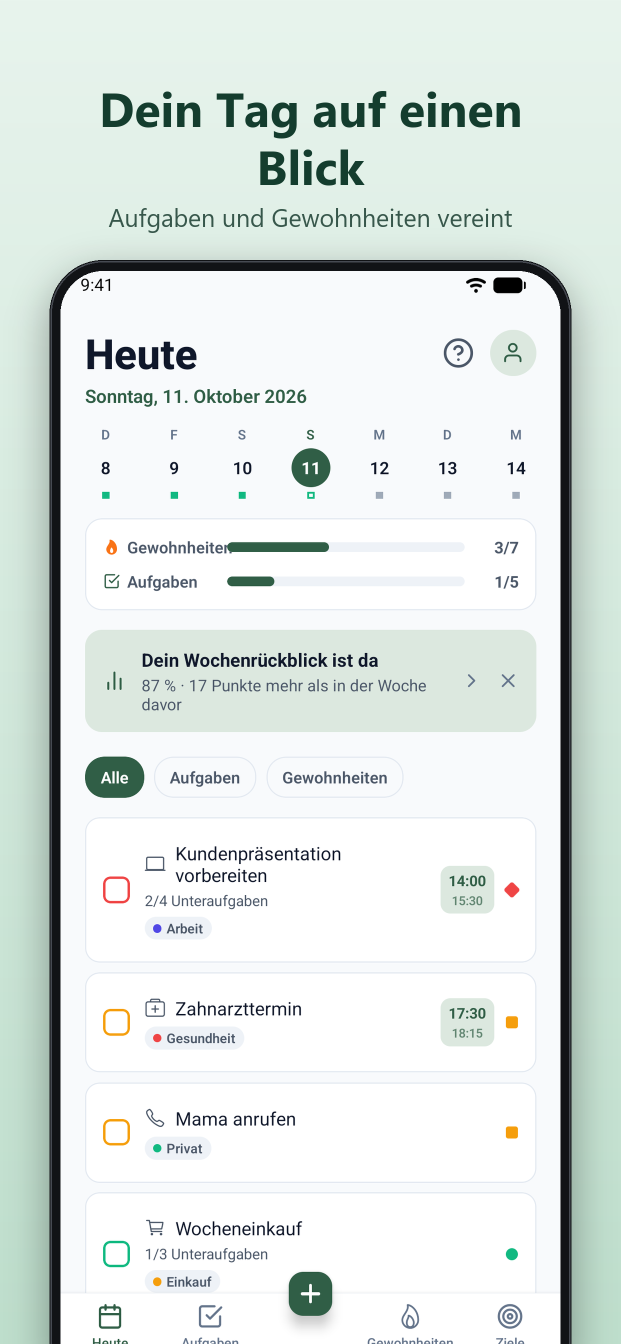
#> input picture docs/store-screenshots/de/01-today.png, 1242 x 2688 px, found by its file name (shown at 1/2 size)
$ python compose-play-assets.py
#> lines starting #> are read from the running program, lines starting #| are printed output that depends on the picture; after the words box and inside, x2 and y2 are one past the last pixel; in counts of white or black regions, pixels touching at a corner belong together
"""Build Play Store phone screenshots (1080x1920, 9:16) from genuine emulator captures.

Usage: python scripts/compose-play-assets.py
Reads  play_store_assets/original/<lang>/<raw-key>.png  (untouched 1080x2400 captures)
Writes play_store_assets/final/<lang>/NN-name.png       (1080x1920 PNG, 24-bit, no alpha)
       play_store_assets/preview/contact-<lang>.png     (overview only, not for upload)

No device frame (Play guidance: avoid device imagery); headline band stays under 20% of
the image height; the app capture is only scaled and rounded, never edited.
"""
import os
from PIL import Image, ImageDraw, ImageFont, ImageFilter

ROOT = os.path.join(os.path.dirname(__file__), '..', 'play_store_assets')
ORIG, FINAL, PREVIEW = (os.path.join(ROOT, d) for d in ('original', 'final', 'preview'))
BOLD = 'C:/Windows/Fonts/segoeuib.ttf'
REG = 'C:/Windows/Fonts/segoeui.ttf'

W, H = 1080, 1920
HEADLINE_MAX = int(H * 0.20)
SHOT_W = 880

# Dark theme first: deep tinted backgrounds for the dark captures, one light shot at the end.
# (output name, raw key, gradient top, gradient bottom, text color, {lang: (title, subtitle)})
SHOTS = [
    ('01-today-overview', '01-today', (22, 46, 36), (8, 14, 12), (226, 244, 234), {
        'tr': ('Günün tek ekranda', 'Görevlerin ve alışkanlıkların bir arada'),
        'en': ('Your whole day, one screen', 'Tasks and habits together'),
        'de': ('Dein Tag auf einen Blick', 'Aufgaben und Gewohnheiten vereint'),
    }),
    ('02-goal-forecast', '05-goal-stats', (56, 36, 14), (14, 10, 6), (255, 226, 190), {
        'tr': ('Hedefe ne zaman varacağını gör', 'Hızına göre tahmini bitiş tarihi'),
        'en': ('See when you will reach your goal', 'A finish date based on your pace'),
        'de': ('Sieh, wann du dein Ziel erreichst', 'Zieldatum nach deinem Tempo'),
    }),
    ('03-habit-streaks', '03-habits', (30, 32, 66), (9, 9, 18), (214, 220, 255), {
        'tr': ('Alışkanlıklarını takip et', 'Her gün küçük bir adım'),
        'en': ('Keep track of your habits', 'One small step every day'),
        'de': ('Behalte deine Gewohnheiten im Blick', 'Jeden Tag ein kleiner Schritt'),
    }),
    ('04-tasks-tags', '02-tasks', (58, 20, 36), (14, 7, 10), (255, 214, 228), {
        'tr': ('Görevlerin düzenli kalsın', 'İkon, renkli etiket ve alt görevler'),
        'en': ('Keep every task in order', 'Icons, colored tags and subtasks'),
        'de': ('Aufgaben im Griff', 'Icons, farbige Tags und Unteraufgaben'),
    }),
    ('05-goals-progress', '04-goals', (12, 46, 52), (6, 14, 16), (200, 240, 244), {
        'tr': ('Büyük hedefleri adımlara böl', 'İlerlemen her an gözünün önünde'),
        'en': ('Break big goals into milestones', 'Your progress, always in sight'),
        'de': ('Große Ziele in Etappen', 'Dein Fortschritt immer im Blick'),
    }),
    ('06-habit-stats', '06-habit-stats', (40, 24, 62), (11, 8, 18), (230, 214, 255), {
        'tr': ('İlerlemeni gör', 'Seri, tamamlama oranı ve puan grafiği'),
        'en': ('See your progress', 'Streaks, completion rate and score chart'),
        'de': ('Fortschritt im Blick', 'Serie, Erledigungsquote und Punkteverlauf'),
    }),
    ('07-weekly-review', '07-review', (16, 48, 38), (6, 14, 11), (206, 244, 226), {
        'tr': ('Haftanı bir bakışta değerlendir', 'Neyin iyi gittiğini, neyin ilgi beklediğini gör'),
        'en': ('Review your week at a glance', 'See what went well and what needs attention'),
        'de': ('Deine Woche auf einen Blick', 'Was gut lief und was Aufmerksamkeit braucht'),
    }),
    ('08-light-theme', '08-today-light', (232, 244, 237), (190, 222, 204), (20, 61, 46), {
        'tr': ('Açık tema da var', 'Gündüz ya da gece, sana uyanı seç'),
        'en': ('Light theme too', 'Day or night, pick what suits you'),
        'de': ('Auch im hellen Design', 'Tag oder Nacht, ganz wie du magst'),
    }),
]

# Screens with a known on-screen app defect in that language; left out until the app is fixed.
EXCLUDE = {
    ('en', '07-weekly-review'): 'rate shown as "%58" instead of "58%"',
    ('de', '07-weekly-review'): 'rate shown as "%58" instead of "58 %"',
    ('de', '01-today-overview'): '"Gewohnheiten" label overlaps its progress bar',
    ('de', '08-light-theme'): '"Gewohnheiten" label overlaps its progress bar',
    ('de', '06-habit-stats'): 'chart y-axis label "100 %" truncated to "100…"',
}


def gradient(top, bottom, w, h):
    col = Image.new('RGB', (1, h))
    for y in range(h):
        t = y / (h - 1)
        col.putpixel((0, y), tuple(int(top[i] + (bottom[i] - top[i]) * t) for i in range(3)))
    return col.resize((w, h))


def wrap(draw, text, fnt, max_w):
    """One line if it fits, else two lines split where their widths are most even."""
    if draw.textlength(text, font=fnt) <= max_w:
        return [text]
    words = text.split()
    splits = [(' '.join(words[:i]), ' '.join(words[i:])) for i in range(1, len(words))]
    fitting = [s for s in splits if max(draw.textlength(l, font=fnt) for l in s) <= max_w] or splits
    return list(min(fitting, key=lambda s: abs(draw.textlength(s[0], font=fnt) - draw.textlength(s[1], font=fnt))))


def headline(canvas, title, sub, color, sub_color):
    """Title + subtitle centered vertically in the headline band; returns the band's text bottom."""
    d = ImageDraw.Draw(canvas)
    ft, fs = ImageFont.truetype(BOLD, 70), ImageFont.truetype(REG, 38)
    tl, sl = wrap(d, title, ft, W - 120), wrap(d, sub, fs, W - 140)
    block = len(tl) * 84 + 12 + len(sl) * 50
    y = max(40, (HEADLINE_MAX + 10 - block) // 2)
    for line in tl:
        d.text((W // 2, y), line, font=ft, fill=color, anchor='ma')
        y += 84
    y += 12
    for line in sl:
        d.text((W // 2, y), line, font=fs, fill=sub_color, anchor='ma')
        y += 50
    return y


def framed_shot(raw, dark):
    """Scaled capture with rounded top corners and a hairline edge; bleeds off the bottom."""
    s = raw.resize((SHOT_W, round(raw.height * SHOT_W / raw.width)), Image.LANCZOS).convert('RGBA')
    r = 56
    mask = Image.new('L', s.size, 0)
    ImageDraw.Draw(mask).rounded_rectangle((0, 0, s.width - 1, s.height + r), r, fill=255)
    s.putalpha(mask)
    edge = Image.new('RGBA', s.size, (0, 0, 0, 0))
    ImageDraw.Draw(edge).rounded_rectangle(
        (0, 0, s.width - 1, s.height + r), r,
        outline=(255, 255, 255, 60) if dark else (0, 0, 0, 40), width=2)
    s.alpha_composite(edge)
    return s


def compose(lang, name, key, top, bot, color, texts):
#> called with lang = 'tr', name = '01-today-overview', key = '01-today', top = (22, 46, 36), bot = (8, 14, 12), color = (226, 244, 234)
    raw = Image.open(os.path.join(ORIG, lang, key + '.png')).convert('RGB')
#> raw is the input picture: PIL image 1242x2688 RGB; mean R, G, B 221.7, 229.5, 226.3
    dark = sum(top) < 300
    canvas = gradient(top, bot, W, H).convert('RGBA')
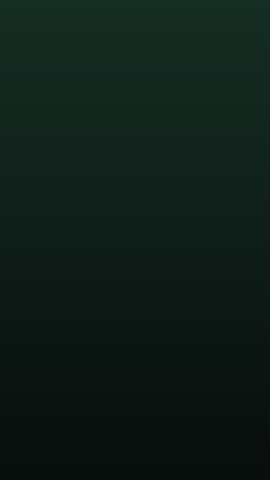
#> canvas: PIL image 1080x1920 RGBA (shown at 1/4 size); mean R, G, B, A 14.5, 29.5, 23.5, 255
    sub_color = tuple(int(c * 0.74) for c in color) if dark else tuple(int(c * 0.78 + 40) for c in color)
    bottom = headline(canvas, *texts[lang], color, sub_color)
#> in headline, `tl, sl = wrap(d, title, ft, W - 120), wrap(d, sub, fs, W - 140)`: tl = ['Günün tek ekranda']; sl = ['Görevlerin ve alışkanlıkların bir arada']
#> in headline, `block = len(tl) * 84 + 12 + len(sl) * 50`: block = 146
#> in headline, `y = max(40, (HEADLINE_MAX + 10 - block) // 2)`: y = 124
#> the loop in headline, `for line in tl:` made 1 pass
#> (line, y) on pass 1: ('Günün tek ekranda', 208)
#> after the loop in headline, `for line in tl:`: y = 208
#> in headline, `y += 12`: y = 220
#> the loop in headline, `for line in sl:` made 1 pass
#> (line, y) on pass 1: ('Görevlerin ve alışkanlıkların bir arada', 270)
#> after the loop in headline, `for line in sl:`: y = 270
#> bottom = 270
    assert bottom <= HEADLINE_MAX, f'{lang}/{name}: headline band {bottom}px > {HEADLINE_MAX}px'
    shot = framed_shot(raw, dark)
#> in framed_shot, `s = raw.resize((SHOT_W, round(raw.height * SHOT_W / raw.width)), Image..`:
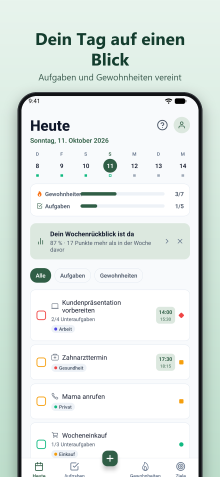
#> s: PIL image 880x1905 RGBA (shown at 1/4 size); mean R, G, B, A 221.6, 229.5, 226.3, 255
#> in framed_shot, `ImageDraw.Draw(mask).rounded_rectangle((0, 0, s.width - 1, s.height + ..`:
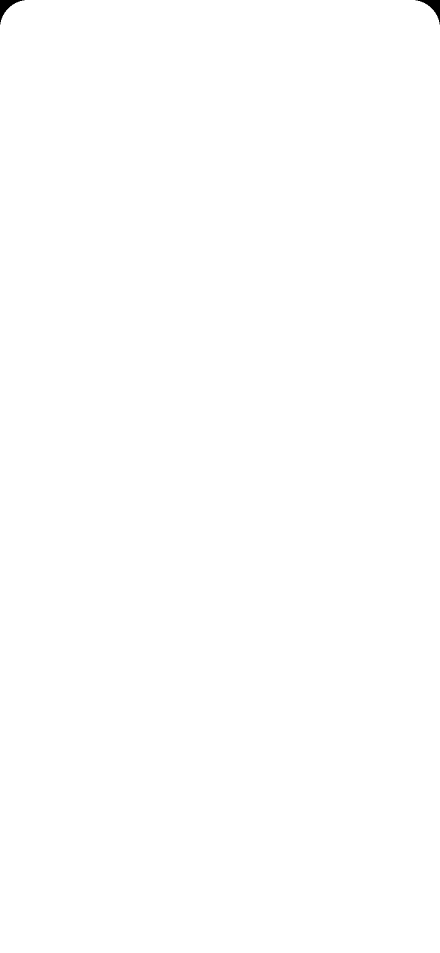
#> mask: PIL image 880x1905 L (shown at 1/2 size); 99.9% white; 2 black regions, box (x1, y1, x2, y2) and area: (0, 0, 49, 49) 691, (831, 0, 880, 49) 691
    x, y = (W - SHOT_W) // 2, HEADLINE_MAX + 20
    shadow = Image.new('RGBA', canvas.size, (0, 0, 0, 0))
#> shadow: PIL image 1080x1920 RGBA; every value is 0
    ImageDraw.Draw(shadow).rounded_rectangle((x, y + 18, x + SHOT_W, H + 100), 56, fill=(0, 0, 0, 70))
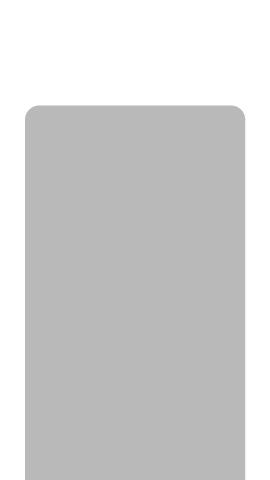
#> shadow: PIL image 1080x1920 RGBA (shown at 1/4 size); mean R, G, B, A 0, 0, 0, 44.5; transparent parts drawn white
    canvas.alpha_composite(shadow.filter(ImageFilter.GaussianBlur(28)))
    canvas.alpha_composite(shot, (x, y))
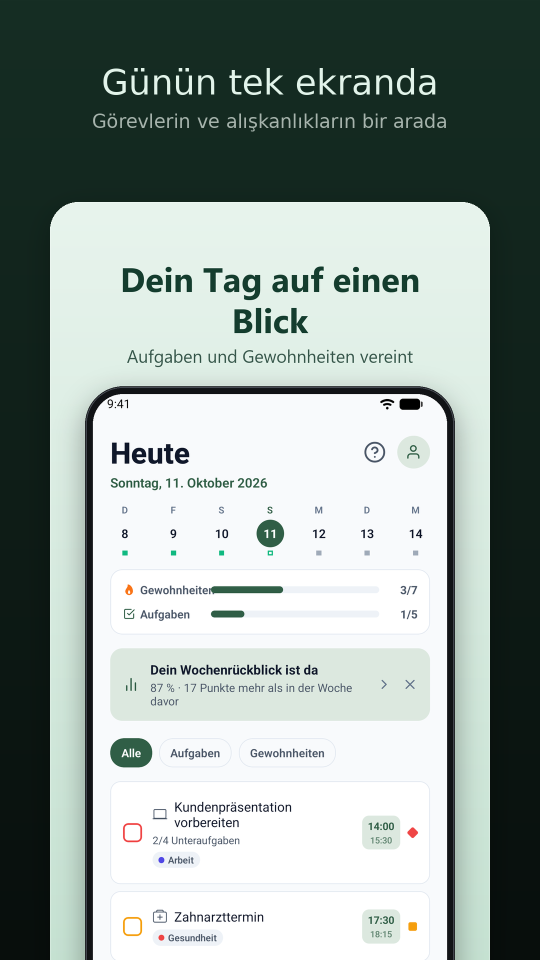
#> canvas: PIL image 1080x1920 RGBA (shown at 1/2 size); mean R, G, B, A 148.9, 160.7, 155.9, 255
    out = os.path.join(FINAL, lang)
    os.makedirs(out, exist_ok=True)
    path = os.path.join(out, name + '.png')
    canvas.convert('RGB').save(path, optimize=True)
    return path


# [7 lines left out: function contact_sheet, not called in this run]


if __name__ == '__main__':
    for lang in ('tr', 'en', 'de'):
        paths = []
        for name, key, top, bot, color, texts in SHOTS:
            if (lang, name) in EXCLUDE:
                print('skip', lang, name, '-', EXCLUDE[(lang, name)])
                continue
#> (the run stopped early here; a loop or call above may not have finished)

$ run again, with docs/store-screenshots/de/02-tasks.png copied over docs/store-screenshots/de/01-today.png
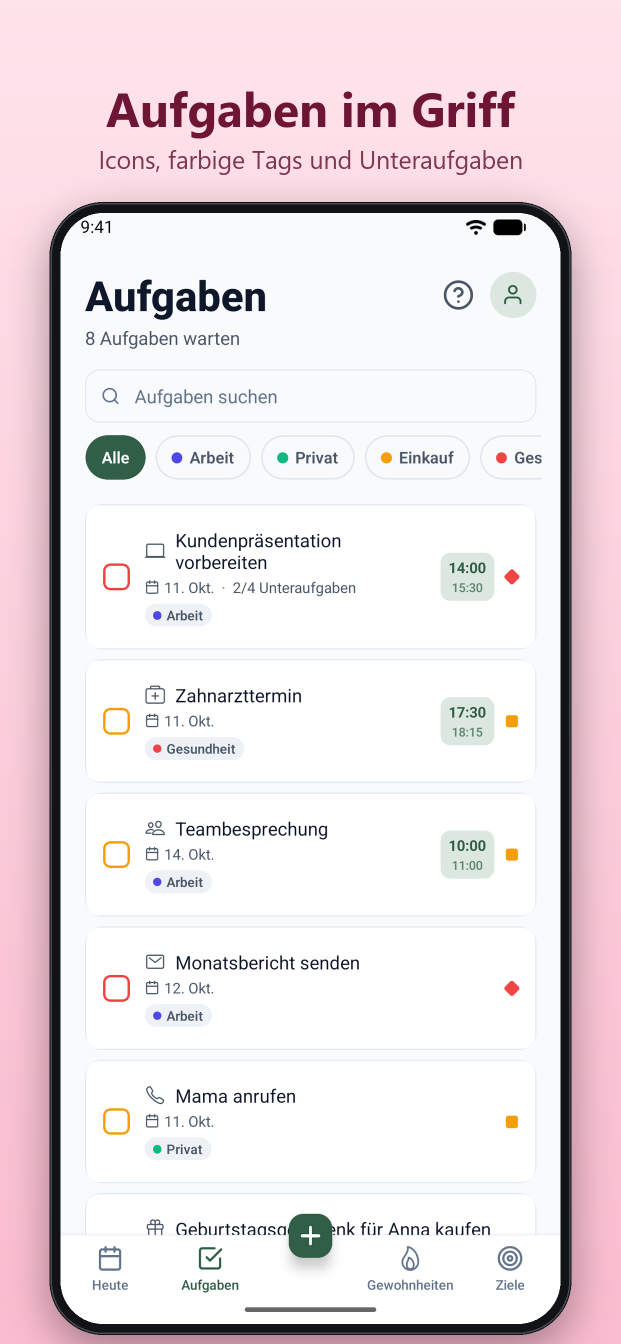
#> input picture docs/store-screenshots/de/02-tasks.png, 1242 x 2688 px, found by its file name (shown at 1/2 size)
#> in compose, raw is the input picture: PIL image 1242x2688 RGB; mean R, G, B 233.5, 223, 227.3
#> tl = ['Günün tek ekranda']; sl = ['Görevlerin ve alışkanlıkların bir arada']
#> block = 146
#> in headline, `y = max(40, (HEADLINE_MAX + 10 - block) // 2)`: y = 124
#> the loop in headline, `for line in tl:` made 1 pass
#> (line, y) on pass 1: ('Günün tek ekranda', 208)
#> after the loop in headline, `for line in tl:`: y = 208
#> in headline, `y += 12`: y = 220
#> the loop in headline, `for line in sl:` made 1 pass
#> (line, y) on pass 1: ('Görevlerin ve alışkanlıkların bir arada', 270)
#> after the loop in headline, `for line in sl:`: y = 270
#> in framed_shot, `s = raw.resize((SHOT_W, round(raw.height * SHOT_W / raw.width)), Image..`:
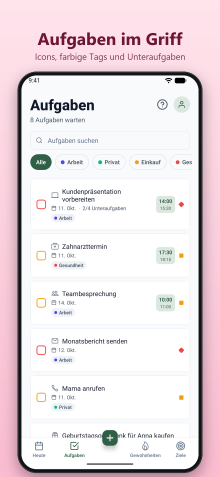
#> s: PIL image 880x1905 RGBA (shown at 1/4 size); mean R, G, B, A 233.4, 223, 227.2, 255
#> in compose, `canvas.alpha_composite(shot, (x, y))`:
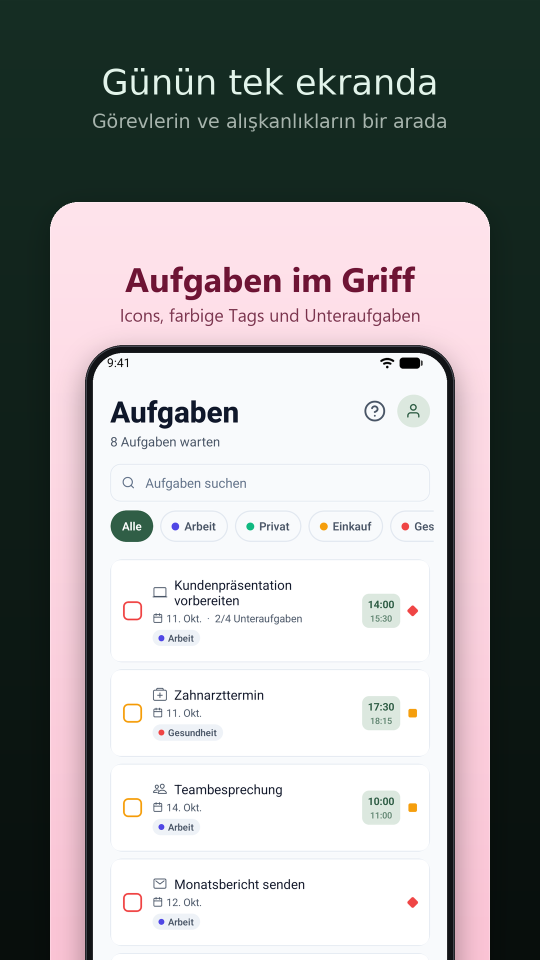
#> canvas: PIL image 1080x1920 RGBA (shown at 1/2 size); mean R, G, B, A 158.3, 158, 158.2, 255

$ run again, with docs/store-screenshots/de/03-habits.png copied over docs/store-screenshots/de/01-today.png
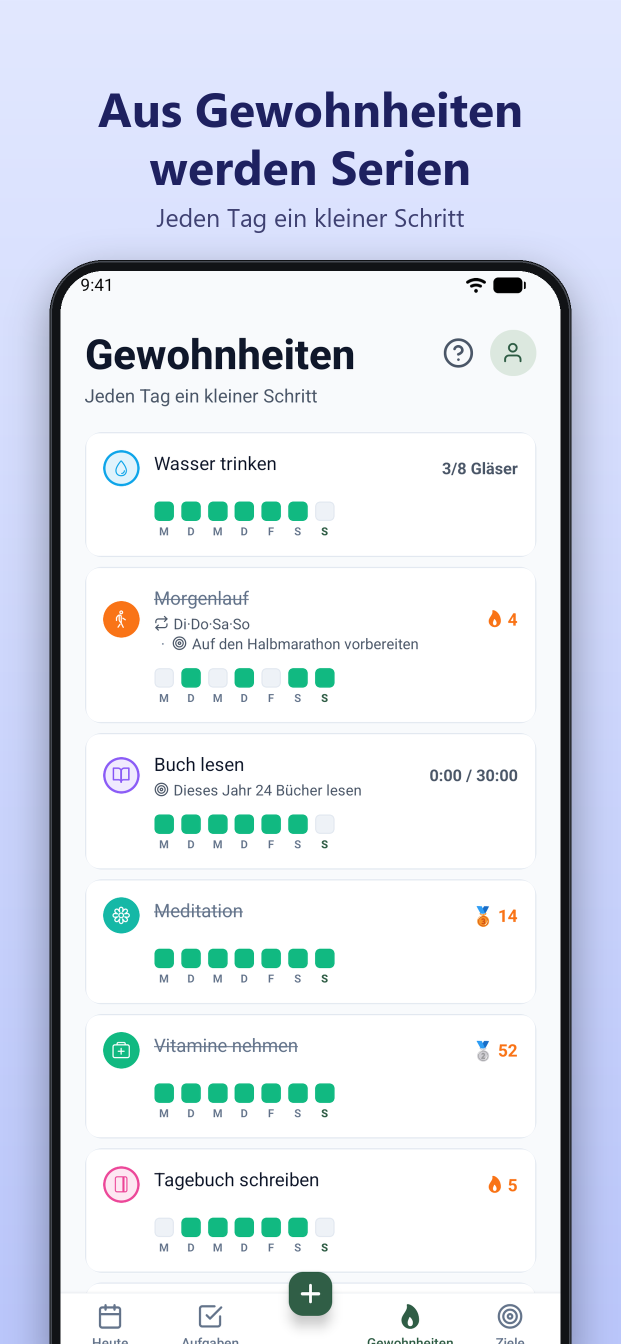
#> input picture docs/store-screenshots/de/03-habits.png, 1242 x 2688 px, found by its file name (shown at 1/2 size)
#> in compose, raw is the input picture: PIL image 1242x2688 RGB; mean R, G, B 219.6, 225.4, 235.7
#> tl = ['Günün tek ekranda']; sl = ['Görevlerin ve alışkanlıkların bir arada']
#> block = 146
#> in headline, `y = max(40, (HEADLINE_MAX + 10 - block) // 2)`: y = 124
#> the loop in headline, `for line in tl:` made 1 pass
#> (line, y) on pass 1: ('Günün tek ekranda', 208)
#> after the loop in headline, `for line in tl:`: y = 208
#> in headline, `y += 12`: y = 220
#> the loop in headline, `for line in sl:` made 1 pass
#> (line, y) on pass 1: ('Görevlerin ve alışkanlıkların bir arada', 270)
#> after the loop in headline, `for line in sl:`: y = 270
#> in framed_shot, `s = raw.resize((SHOT_W, round(raw.height * SHOT_W / raw.width)), Image..`:
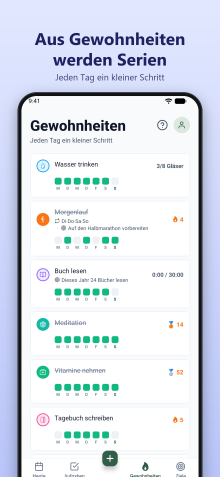
#> s: PIL image 880x1905 RGBA (shown at 1/4 size); mean R, G, B, A 219.5, 225.3, 235.6, 255
#> in compose, `canvas.alpha_composite(shot, (x, y))`:
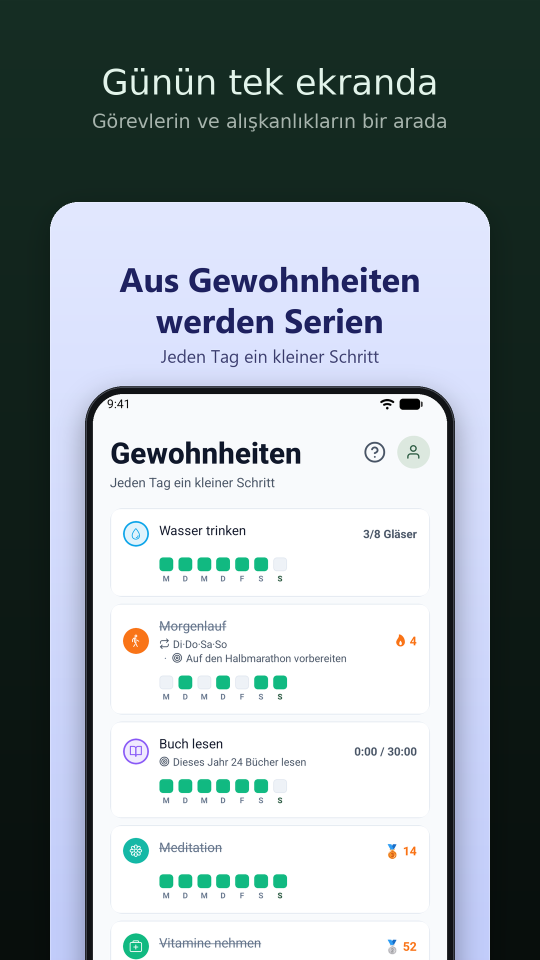
#> canvas: PIL image 1080x1920 RGBA (shown at 1/2 size); mean R, G, B, A 148.1, 158.1, 162.6, 255
